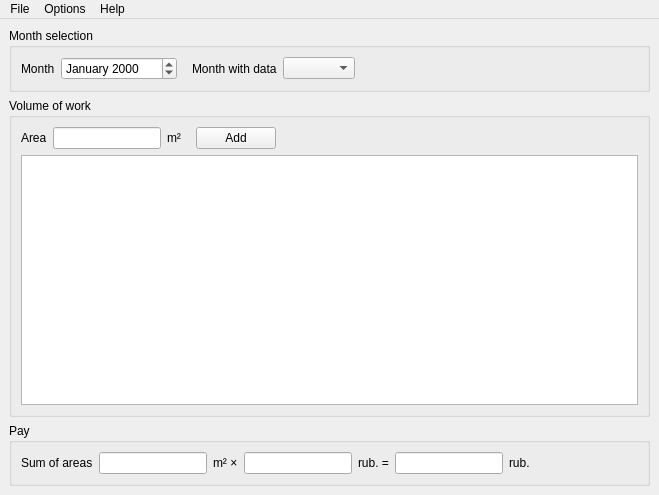
<?xml version="1.0" encoding="UTF-8"?>
<ui version="4.0">
 <class>MainWindow</class>
 <widget class="QMainWindow" name="MainWindow">
  <property name="geometry">
   <rect>
    <x>0</x>
    <y>0</y>
    <width>659</width>
    <height>495</height>
   </rect>
  </property>
  <widget class="QWidget" name="centralwidget">
   <layout class="QVBoxLayout" name="verticalLayout" stretch="0,1,0">
    <item>
     <widget class="QGroupBox" name="monthGBox">
      <property name="title">
       <string>Month selection</string>
      </property>
      <layout class="QHBoxLayout" name="horizontalLayout">
       <item>
        <widget class="QLabel" name="monthLbl">
         <property name="text">
          <string>Month</string>
         </property>
        </widget>
       </item>
       <item>
        <widget class="QDateEdit" name="monthDE">
         <property name="wrapping">
          <bool>true</bool>
         </property>
         <property name="accelerated">
          <bool>true</bool>
         </property>
         <property name="displayFormat">
          <string>MMMM yyyy</string>
         </property>
        </widget>
       </item>
       <item>
        <spacer name="horizontalSpacer">
         <property name="orientation">
          <enum>Qt::Horizontal</enum>
         </property>
         <property name="sizeType">
          <enum>QSizePolicy::Minimum</enum>
         </property>
         <property name="sizeHint" stdset="0">
          <size>
           <width>9</width>
           <height>20</height>
          </size>
         </property>
        </spacer>
       </item>
       <item>
        <widget class="QLabel" name="monthWDataLbl">
         <property name="text">
          <string>Month with data</string>
         </property>
        </widget>
       </item>
       <item>
        <widget class="QComboBox" name="existingMonthCBox"/>
       </item>
       <item>
        <spacer name="horizontalSpacer_2">
         <property name="orientation">
          <enum>Qt::Horizontal</enum>
         </property>
         <property name="sizeHint" stdset="0">
          <size>
           <width>40</width>
           <height>20</height>
          </size>
         </property>
        </spacer>
       </item>
      </layout>
     </widget>
    </item>
    <item>
     <widget class="QGroupBox" name="workVolumeGBox">
      <property name="title">
       <string>Volume of work</string>
      </property>
      <layout class="QVBoxLayout" name="verticalLayout_3">
       <item>
        <layout class="QHBoxLayout" name="horizontalLayout_2">
         <item>
          <widget class="QLabel" name="label_2">
           <property name="text">
            <string>Area</string>
           </property>
          </widget>
         </item>
         <item>
          <widget class="QLineEdit" name="areaLE">
           <property name="sizePolicy">
            <sizepolicy hsizetype="Minimum" vsizetype="Fixed">
             <horstretch>0</horstretch>
             <verstretch>0</verstretch>
            </sizepolicy>
           </property>
           <property name="alignment">
            <set>Qt::AlignRight|Qt::AlignTrailing|Qt::AlignVCenter</set>
           </property>
          </widget>
         </item>
         <item>
          <widget class="QLabel" name="label">
           <property name="text">
            <string>m²</string>
           </property>
          </widget>
         </item>
         <item>
          <spacer name="horizontalSpacer_3">
           <property name="orientation">
            <enum>Qt::Horizontal</enum>
           </property>
           <property name="sizeType">
            <enum>QSizePolicy::Minimum</enum>
           </property>
           <property name="sizeHint" stdset="0">
            <size>
             <width>9</width>
             <height>20</height>
            </size>
           </property>
          </spacer>
         </item>
         <item>
          <widget class="QPushButton" name="areaAddBtn">
           <property name="text">
            <string>Add</string>
           </property>
          </widget>
         </item>
         <item>
          <spacer name="horizontalSpacer_4">
           <property name="orientation">
            <enum>Qt::Horizontal</enum>
           </property>
           <property name="sizeHint" stdset="0">
            <size>
             <width>40</width>
             <height>20</height>
            </size>
           </property>
          </spacer>
         </item>
        </layout>
       </item>
       <item>
        <widget class="QTableView" name="areasTView"/>
       </item>
      </layout>
     </widget>
    </item>
    <item>
     <widget class="QGroupBox" name="payGBox">
      <property name="title">
       <string>Pay</string>
      </property>
      <layout class="QHBoxLayout" name="horizontalLayout_3">
       <item>
        <widget class="QLabel" name="label_3">
         <property name="text">
          <string>Sum of areas</string>
         </property>
        </widget>
       </item>
       <item>
        <widget class="QLineEdit" name="areaSumLE">
         <property name="sizePolicy">
          <sizepolicy hsizetype="Minimum" vsizetype="Fixed">
           <horstretch>0</horstretch>
           <verstretch>0</verstretch>
          </sizepolicy>
         </property>
         <property name="alignment">
          <set>Qt::AlignRight|Qt::AlignTrailing|Qt::AlignVCenter</set>
         </property>
         <property name="readOnly">
          <bool>true</bool>
         </property>
        </widget>
       </item>
       <item>
        <widget class="QLabel" name="label_4">
         <property name="text">
          <string>m² ×</string>
         </property>
        </widget>
       </item>
       <item>
        <widget class="QLineEdit" name="payFactorLE">
         <property name="sizePolicy">
          <sizepolicy hsizetype="Minimum" vsizetype="Fixed">
           <horstretch>0</horstretch>
           <verstretch>0</verstretch>
          </sizepolicy>
         </property>
         <property name="alignment">
          <set>Qt::AlignRight|Qt::AlignTrailing|Qt::AlignVCenter</set>
         </property>
        </widget>
       </item>
       <item>
        <widget class="QLabel" name="label_5">
         <property name="text">
          <string>rub. =</string>
         </property>
        </widget>
       </item>
       <item>
        <widget class="QLineEdit" name="payLE">
         <property name="sizePolicy">
          <sizepolicy hsizetype="Minimum" vsizetype="Fixed">
           <horstretch>0</horstretch>
           <verstretch>0</verstretch>
          </sizepolicy>
         </property>
         <property name="alignment">
          <set>Qt::AlignRight|Qt::AlignTrailing|Qt::AlignVCenter</set>
         </property>
         <property name="readOnly">
          <bool>true</bool>
         </property>
        </widget>
       </item>
       <item>
        <widget class="QLabel" name="label_6">
         <property name="text">
          <string>rub.</string>
         </property>
        </widget>
       </item>
       <item>
        <spacer name="horizontalSpacer_5">
         <property name="orientation">
          <enum>Qt::Horizontal</enum>
         </property>
         <property name="sizeHint" stdset="0">
          <size>
           <width>40</width>
           <height>20</height>
          </size>
         </property>
        </spacer>
       </item>
      </layout>
     </widget>
    </item>
   </layout>
  </widget>
  <widget class="QMenuBar" name="menubar">
   <property name="geometry">
    <rect>
     <x>0</x>
     <y>0</y>
     <width>659</width>
     <height>21</height>
    </rect>
   </property>
   <widget class="QMenu" name="menuFile">
    <property name="title">
     <string>File</string>
    </property>
    <addaction name="actionNewDatafile"/>
    <addaction name="actionOpenDatafile"/>
    <addaction name="actionCloseDatafile"/>
    <addaction name="separator"/>
    <addaction name="actionExit"/>
   </widget>
   <widget class="QMenu" name="menuOptions">
    <property name="title">
     <string>Options</string>
    </property>
    <addaction name="actionSettings"/>
    <addaction name="actionLanguage"/>
   </widget>
   <widget class="QMenu" name="menuHelp">
    <property name="title">
     <string>Help</string>
    </property>
    <addaction name="actionAboutCalculator"/>
    <addaction name="actionAboutQt"/>
   </widget>
   <addaction name="menuFile"/>
   <addaction name="menuOptions"/>
   <addaction name="menuHelp"/>
  </widget>
  <action name="actionOpenDatafile">
   <property name="text">
    <string>Open datafile...</string>
   </property>
  </action>
  <action name="actionCloseDatafile">
   <property name="text">
    <string>Close datafile</string>
   </property>
  </action>
  <action name="actionExit">
   <property name="text">
    <string>Exit</string>
   </property>
  </action>
  <action name="actionSettings">
   <property name="text">
    <string>Settings...</string>
   </property>
  </action>
  <action name="actionLanguage">
   <property name="text">
    <string>Language</string>
   </property>
  </action>
  <action name="actionAboutCalculator">
   <property name="text">
    <string>About Calculator...</string>
   </property>
  </action>
  <action name="actionNewDatafile">
   <property name="text">
    <string>New datafile</string>
   </property>
  </action>
  <action name="actionAboutQt">
   <property name="text">
    <string>About Qt...</string>
   </property>
  </action>
 </widget>
 <resources/>
 <connections/>
</ui>
